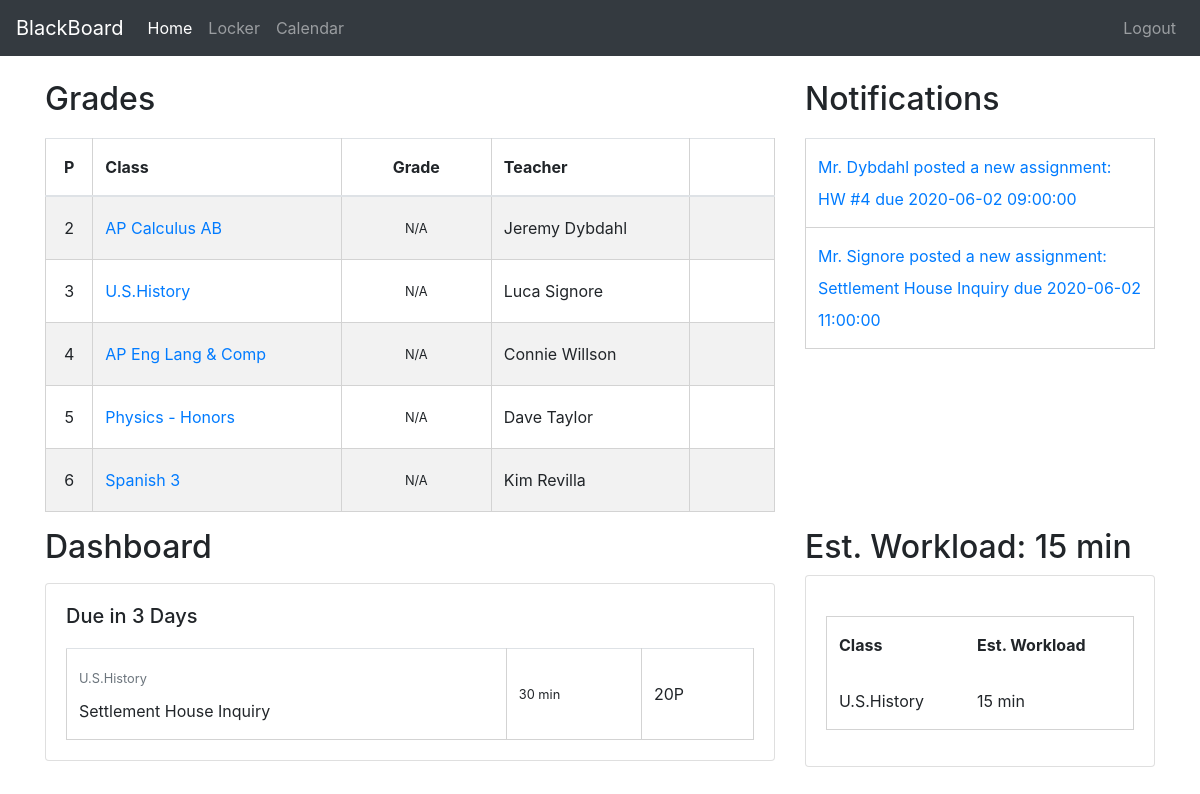
Page /students/ (signed in) on the committed database.
### board/models.py (models this page shows, shortened)
class Course(models.Model):
    course_id = models.CharField(max_length=8, primary_key=True)
    course_name = models.CharField(max_length=25)
    class Meta:
        db_table = 'courses'
        order_with_respect_to = 'course_id'

class Notification(models.Model):
    recipient = models.ForeignKey(User, on_delete=models.CASCADE)
    message = models.TextField(max_length=150, unique=False)
    sent_date = models.DateTimeField(auto_now_add=True)
    link = models.TextField(max_length=200, null=True)
    read = models.BooleanField(null=True, default=False)
    class Meta:
        db_table = 'notifications'
        order_with_respect_to = 'recipient'

class Assignment(models.Model):
    id = models.UUIDField(primary_key=True, default=uuid.uuid4, editable=False, unique=True)
    assignment_name = models.CharField(max_length=80, unique=False)
    category_id = models.CharField(max_length=100, unique=False)
    assignment_description = models.CharField(max_length=150, unique=False, null=True)
    points = models.IntegerField()
    created = models.DateTimeField(null=True, auto_now_add=True)
    updated = models.DateTimeField(null=True, auto_now=True)
    assigned = models.DateTimeField(null=True)
    due_date = models.DateTimeField(null=True)
    est_completion_time_min = models.IntegerField(null=True, default=None)
    class Meta:
        db_table = 'assignments'
        order_with_respect_to = 'id'

### student/decorators.py (the view)
    def wrapper(request, *args, **kwargs):
        user = request.user
        try:
            student = Student.objects.all().get(user=user)
        except:
            return redirect('student-logout')
        if kwargs.get('enrollment_id'):
            enrollment = ClassEnrollment.objects.get(id=uuid.UUID(kwargs.get('enrollment_id')))
            if student.student_id == enrollment.student_id:
                return function(request, *args, **kwargs)
            else:
                return HttpResponseForbidden()
        return function(request, *args, **kwargs)

### student/templatetags/student_extras.py (called while the page is built)
@register.filter
def firm_url(relative, request):
    return request.build_absolute_uri(relative)

### student/utils.py (called while the page is built, shortened)
def get_student_submissions(enrollments):
    submissions = {}
    for enrollment in enrollments:
        assignment_refs = ClassAssignments.objects.all().filter(class_id=enrollment.class_id)
        for assignment_ref in assignment_refs:
            assignment = Assignment.objects.all().get(id=uuid.UUID(assignment_ref.assignment_id).hex)
            submission = Submission.objects.all().get(assignment_id=str(assignment.id.hex),
                                                      enrollment_id=str(enrollment.id.hex))
            submissions.update({assignment: submission})
    return submissions

def get_enrollments(student):
    return ClassEnrollment.objects.all().filter(student_id=student.student_id)

def calculate_grade(assignments, enrollment_id, weighted):
    categories = {}
    for assignment in assignments:
        category = Category.objects.all().get(id=uuid.UUID(assignment.category_id).hex)
        category_weight = category.category_weight
        points = assignment.points
        earned = Submission.objects.all().get(enrollment_id=enrollment_id, assignment_id=str(assignment.id.hex)).score
    category_breakdown = {}
    for category, values in categories.items():
        category_breakdown.update({category: (values[0] * 100/values[1], values[2])})
    if weighted:
        if not categories:
            return None
    else:
        if not assignments:
            return None

### student/templates/student/home.html (shortened to what this page needs)
{% extends "student/base.html" %}
{% load widget_tweaks %}
{% load student_extras %}
{% load static %}
{% block css %}
    <link rel="stylesheet" href="{% static 'student/home.css' %}">
{% endblock %}
{% block body %}
    <div class="container">
        <div class="row pt-4">
            <div class="col-lg-8">
                <h2>Grades</h2>
                <table class="table table-striped">
                    <thead class="">
                        <tr>
                            <th class="class-period text-center">P</th>
                            <th>Class</th>
                            <th class = "text-center" style="width: 150px">Grade</th>
                            <th class="class-teacher">Teacher</th>
                            <th class="class-mailto"></th>
                        </tr>
                    </thead>
                    <tbody>
                        {% for class in class_data %}
                        <tr>
                            <td class="text-center align-middle">{{ class.period }}</td>
                            <td class="align-middle"><a href="{% url 'student-class' element='grades' enrollment_id=class.enrollment_id %}">{{ class.course_name }}</a></td>
                            {% if class.grade is None %}
                                <td class="text-center align-middle"><small>N/A</small></td>
                            {% else %}
                                <td class="text-center align-middle">{{ class.grade.0 }} ({{ class.grade.1|floatformat:2 }}%)</td>
                            {% endif %}
                            <td class="align-middle">{{ class.teacher_name }}</td>
                            <td><button class="btn" onclick="location.href='mailto:{{ class.teacher_email }}'">
                                <i class="fa fa-mail-bulk"></i>
                            </button></td>
                        </tr>
                        {% endfor %}
                    </tbody>
                </table>
            </div>
            <div class="col-lg">
                <h2>Notifications</h2>
                <table class="table">
                    <tbody>
                        {% for notification in notifications %}
                            <tr>
                                <td><a href="{{ notification.link|firm_url:request }}">{{ notification.message }}</a></td>
                            </tr>
                        {% endfor %}
                    </tbody>
                </table>
            </div>
        </div>
        <div class="row">
            <div class="col-8">
                <h2>Dashboard</h2>
                {% if due_in_three_days %}
                    <div class="card card-due-in-three-days mt-3">
                        <div class="card-body">
                            <h5 class="card-title">Due in 3 Days</h5>
                            <table class="table mb-0">
                                <tbody>
                                    {% for assignment_course, submission in due_in_three_days.items %}
                                        <tr>
                                            <td class="assignment-name align-middle">
                                                <small class="text-muted">{{ assignment_course.1.course_name }}</small><br>
                                                {{ assignment_course.0.assignment_name }}</td>
                                            {% if assignment_course.0.est_completion_time_min %}
                                                <td class="est-completion-time align-middle"><small>{{ assignment_course.0.est_completion_time_min }} min</small></td>
                                            {% else %}
                                                <td class="est-completion-time"></td>
                                            {% endif %}
                                            <td class="points align-middle">{{ assignment_course.0.points }}P</td>
                                        </tr>
                                    {% endfor %}
                                </tbody>
                            </table>
                        </div>
                    </div>
                {% endif %}
            </div>
            <div class="col-4">
                <h2>Est. Workload: {{ est_completion_time }} min</h2>
                {% if class_workloads %}
                    <div class="card">
                        <div class="card-body">
                            <table class="table table-borderless">
                                <thead>
                                    <tr>
                                        <th>Class</th>
                                        <th>Est. Workload</th>
                                    </tr>
                                </thead>
                                <tbody>
                                    {% for course, workload in class_workloads.items %}
                                        {% if workload > 0 %}
                                            <tr>
                                                <td>{{ course.course_name }}</td>
                                                <td>{{ workload }} min</td>
                                            </tr>
                                        {% endif %}
                                    {% endfor %}
                                </tbody>
                            </table>
                        </div>
                    </div>
                {% endif %}
            </div>
        </div>
    </div>
    <div style="height: 200px"></div>
{% endblock %}

### student/static/student/home.css (style rules this page uses)
table { width: 50%; border-collapse: collapse; }
table, th, td { line-height: 2em; margin: 20px auto auto; border: 1px solid lightgray; }
td { padding-left: 10px; padding-right: 10px; }

### rows in the picture
Course: course_name "AP Calculus AB"
Course: course_name "U.S.History", course_name "U.S.History", workload "15"
Course: course_name "AP Eng Lang & Comp"
Course: course_name "Physics - Honors"
Course: course_name "Spanish 3"
Notification: message "Mr. Dybdahl posted a new assignment: HW #4 due 2020-06-02 09:00:00"
Notification: message "Mr. Signore posted a new assignment: Settlement House Inquiry due 2020-06-02 11:00:00"
Assignment: course_name "U.S.History", assignment_name "Settlement House Inquiry", est_completion_time_min "30", points "20"

### other values in the picture
{{ class.period }} "2" "3" "4" "5" "6"
{{ class.teacher_name }} "Jeremy Dybdahl" "Luca Signore" "Connie Willson" "Dave Taylor" "Kim Revilla"
{{ est_completion_time }} "15"
